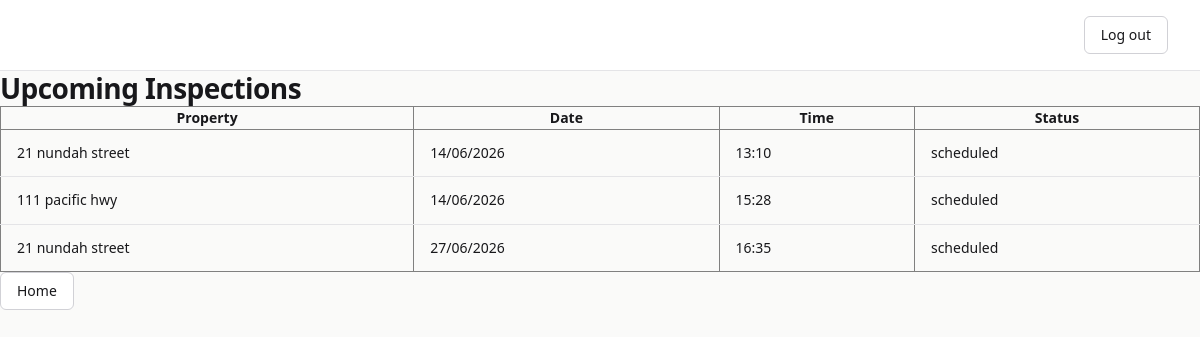
The page /propertytrack/inspections/upcoming/ on the database its author committed.
### propertytrack/models.py (models this page shows, shortened)
class Inspection(models.Model):
    STATUS_CHOICES = [
        ('scheduled', 'Scheduled'),
        ('in_progress', 'In Progress'),
        ('completed', 'Completed'),
    ]
    rental = models.ForeignKey(Rental, on_delete=models.CASCADE)
    inspection_date = models.DateTimeField()
    notes = models.TextField(blank=True, null=True)
    created_at = models.DateTimeField(auto_now_add=True)
    status = models.CharField(max_length=20, choices=STATUS_CHOICES, default='scheduled')
    def get_status(self):
        now = timezone.now()
        if now < self.inspection_date:
            return 'scheduled'
        elif now > self.inspection_date + timezone.timedelta(hours=2):
            return 'completed'
        else:
            return 'in_progress'

class Rental(models.Model):
    address = models.CharField(max_length=255)
    rent_amount = models.DecimalField(max_digits=8, decimal_places=2)
    is_archived = models.BooleanField(default=False)
    created_at = models.DateTimeField(auto_now_add=True)

### propertytrack/views.py (the view)
# urls.py: path("inspections/upcoming/", views.upcoming_inspections, name="upcoming_inspections"),
def upcoming_inspections(request):
    now = timezone.now()
    inspections = Inspection.objects.filter(inspection_date__gte=now).order_by('inspection_date')
    return render(request, 'propertytrack/inspections/upcoming.html', {'inspections': inspections})

### propertytrack/templates/propertytrack/inspections/upcoming.html (shortened to what this page needs)
{% load static %}
<!DOCTYPE html>
<html lang="en">
<head>
    <link rel="stylesheet" href="{% static 'propertytrack/styles.css' %}">
</head>
<body>
    <div class="header">
        <form action="{% url 'agents:logout' %}" method="post">
            <button type="submit">Log out</button>
        </form>
    </div>
    <h1>Upcoming Inspections</h1>
    <table border="1" cellpadding="10">
        <tr>
            <th>Property</th>
            <th>Date</th>
            <th>Time</th>
            <th>Status</th>
        </tr>
        {% for inspection in inspections %}
        <tr>
            <td>{{ inspection.rental.address }}</td>
            <td>{{ inspection.inspection_date|date:"d/m/Y" }}</td>
            <td>{{ inspection.inspection_date|time:"H:i" }}</td>
            <td>{{ inspection.get_status }}</td>
        </tr>
        {% empty %}
            <tr><td colspan="4">No upcoming inspections.</td></tr>
        {% endfor %}
    </table>
    <a href="{% url 'propertytrack:home' %}"><button>Home</button></a>
</body>
</html>

### propertytrack/static/propertytrack/styles.css (style rules this page uses)
*, *::before, *::after { box-sizing: border-box; margin: 0; padding: 0; }
:root { --color-bg: #FAFAF9; --color-surface: #FFFFFF; --color-border: #E4E4E7; --color-border-mid: #D1D1D6; --color-text: #18181B; --color-muted: #71717A; --color-accent: #2563EB; --color-accent-hover: #1D4ED8; --color-success: #16A34A; --color-danger: #DC2626; --space-1: 4px; --space-2: 8px; --space-3: 12px; --space-4: 16px; --space-5: 20px; --space-6: 24px; --space-8: 32px; --space-10: 40px; --radius-sm: 6px; --radius-md: 10px; --radius-lg: 14px; --font: system-ui, -apple-system, "Segoe UI", Roboto, Arial, sans-serif; --font-mono: "SF Mono", "Fira Code", "Fira Mono", monospace; }
body { font-family: var(--font); font-size: 15px; line-height: 1.6; color: var(--color-text); background-color: var(--color-bg); -webkit-font-smoothing: antialiased; }
.header { display: flex; justify-content: space-between; align-items: center; background-color: var(--color-surface); padding: var(--space-4) var(--space-8); border-bottom: 1px solid var(--color-border); position: sticky; top: 0; z-index: 100; }
button, .btn { display: inline-flex; align-items: center; gap: var(--space-2); font-family: var(--font); font-size: 14px; font-weight: 500; padding: var(--space-2) var(--space-4); border-radius: var(--radius-sm); border: 1px solid var(--color-border-mid); background-color: var(--color-surface); color: var(--color-text); cursor: pointer; text-decoration: none; transition: background-color 0.15s ease, border-color 0.15s ease, color 0.15s ease; line-height: 1.4; }
a { color: var(--color-accent); text-decoration: none; transition: color 0.15s ease; }
h1, h2, h3, h4 { font-weight: 600; letter-spacing: -0.02em; line-height: 1.25; color: var(--color-text); }
h1 { font-size: 28px; }
table { width: 100%; border-collapse: collapse; font-size: 14px; }
tbody td { padding: var(--space-3) var(--space-4); border-bottom: 1px solid var(--color-border); vertical-align: middle; }
tbody tr:last-child td { border-bottom: none; }

### rows shown on the page
Inspection: rental.address "21 nundah street", inspection_date "14/06/2026", inspection_date "13:10", get_status "scheduled"
Inspection: rental.address "111 pacific hwy", inspection_date "14/06/2026", inspection_date "15:28", get_status "scheduled"
Inspection: rental.address "21 nundah street", inspection_date "27/06/2026", inspection_date "16:35", get_status "scheduled"
